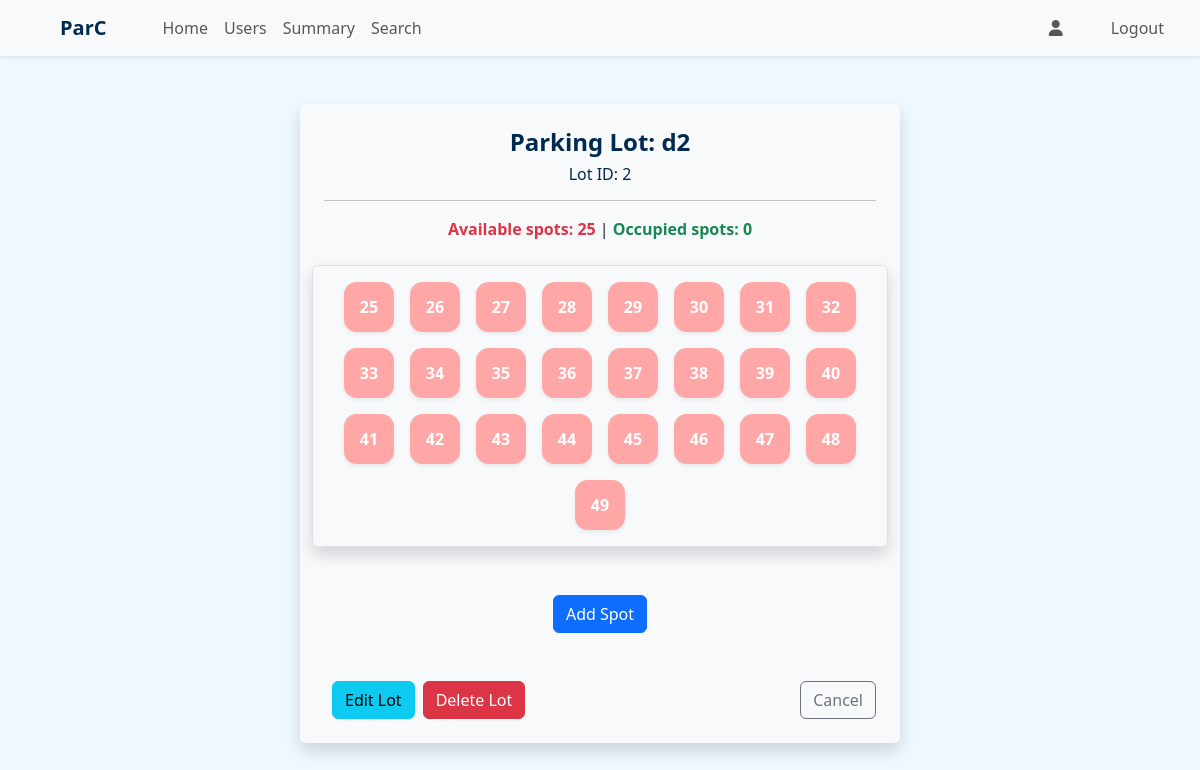
/admin/view_parking_lot/2 (signed in), run on the app's committed database.
### application/models.py (models this page shows)
class ParkingLot(db.Model):
    id = db.Column(db.Integer, primary_key = True)
    pl_name = db.Column(db.String, nullable = False)
    price = db.Column(db.Integer, nullable = False, default = 1000)
    address = db.Column(db.String, nullable = False)
    pincode = db.Column(db.Integer, nullable = False)
    capacity = db.Column(db.Integer, nullable = False)
    spots_count = db.Column(db.Integer, nullable = False)
    created_at = db.Column(db.DateTime, nullable = False)
    spots = db.relationship('ParkingSpot', backref = 'lot', cascade = 'all, delete')

class ParkingSpot(db.Model):
    id = db.Column(db.Integer, primary_key = True)
    lot_id = db.Column(db.Integer, db.ForeignKey('parking_lot.id'), nullable = False)
    status = db.Column(db.String, nullable = False, default = 'available')
    reservations = db.relationship('Reservation', backref = 'spot', cascade = 'all, delete')

### application/routes.py (the view)
@app.route('/admin/view_parking_lot/<int:lot_id>')
@auth_required()
@roles_required('admin')
def view_parking_lot(lot_id):
    lot = ParkingLot.query.get(lot_id)
    occupied_spots = get_reserved_spots_count(lot.id)
    available_spots = lot.spots_count - occupied_spots
    return render_template('view_lot.html', lot=lot, occupied_spots = occupied_spots, available_spots = available_spots)

### application/utils.py (called while the page is built)
def get_reserved_spots_count(lot_id):
    return ParkingSpot.query.filter_by(lot_id = lot_id, status = "occupied").count()

### templates/view_lot.html (shortened to what this page needs)
{% extends "admin_dashboard.html" %}
{% block content %}
<div class="container my-5 w-50 mx-auto bg-light p-4 rounded shadow">
    <div class="row justify-content-center mb-4">
        <div class="text-center">
            <h4 class="fw-semibold">Parking Lot: {{lot.pl_name}}</h4>
            <h6>Lot ID: {{lot.id}}</h6>
            <hr>
            <div>
                <span class="fw-semibold text-danger">Available spots: {{available_spots}} </span> |
                <span class="fw-semibold text-success">Occupied spots: {{occupied_spots}} </span>
            </div>
        </div>
    </div>
    <div class="row align-items-start justify-content-center gap-3 rounded p-3 bg-light shadow border">
        {% for spot in lot.spots %}
        <a href="{{url_for('get_spot', spot_id = spot.id)}}"
            class="spot_box shadow-sm {{'unavailable' if spot.status != 'available' else 'available'}} ">
            {{spot.id}}
        </a>
        {% else %}
        <div class="text-center">
            <h5 class="text-muted">No Spots Found</h5>
        </div>
        {% endfor %}
    </div>
    <div class="text-center my-5">
        <a href="{{url_for('create_spot', lot_id = lot.id)}}" class="btn btn-primary"> Add Spot</a>
    </div>
    <div class="d-flex justify-content-between">
        <div class="d-flex">
            <a href="{{url_for('edit_parking_lot', lot_id=lot.id)}}" class="btn btn-info mx-2">Edit Lot</a>
            <a href="{{url_for('delete_lot', lot_id = lot.id)}}" class="btn btn-danger">Delete Lot</a>
        </div>
        <a href="javascript:history.back()" class="btn btn-outline-secondary">Cancel</a>
    </div>
</div>
{% endblock %}

### templates/admin_dashboard.html (style rules this page uses)
body { background-image: none !important; }
.spot_box { width: 50px; height: 50px; background-color: red; border-radius: 25%; display: flex; justify-content: center; align-items: center; color: white; font-weight: bold; text-decoration: none; }
.available { background-color: rgb(255, 167, 167); }

### data on the page
ParkingLot: pl_name "d2", id "2"
ParkingSpot: id "25"
ParkingSpot: id "26"
ParkingSpot: id "27"
ParkingSpot: id "28"
ParkingSpot: id "29"
ParkingSpot: id "30"
ParkingSpot: id "31"
ParkingSpot: id "32"
ParkingSpot: id "33"
ParkingSpot: id "34"
ParkingSpot: id "35"
ParkingSpot: id "36"
ParkingSpot: id "37"
ParkingSpot: id "38"
ParkingSpot: id "39"
ParkingSpot: id "40"
ParkingSpot: id "41"
ParkingSpot: id "42"
ParkingSpot: id "43"
ParkingSpot: id "44"
ParkingSpot: id "45"
ParkingSpot: id "46"
ParkingSpot: id "47"
ParkingSpot: id "48"
ParkingSpot: id "49"

### other printed values
{{ available_spots }} "25"
{{ occupied_spots }} "0"
